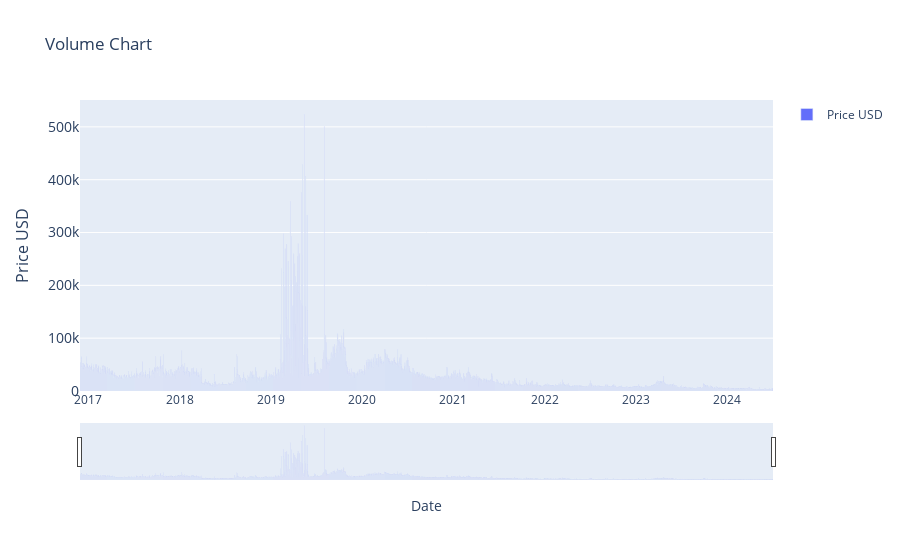

The notebook cell saved with this chart:
### Markdown cell above
### historic_volume

### Code cell
# > Volume Indicatior (1)

import plotly.graph_objects as go
import pandas as pd
from ipywidgets import interact, DatePicker
import numpy as np

df = current_item.copy()


start_date_picker = DatePicker(description='Start Date', value=START_DATE)
end_date_picker = DatePicker(description='End Date', value=END_DATE)


interact(lambda start_date, end_date: plot_historic_volume(df,  start_date, end_date),
         start_date=start_date_picker, end_date=end_date_picker)

### Figure 1 — Plotly figure (JSON) as saved in the notebook; plotly's stock layout.template omitted (floating-point values rounded to 4 significant figures; data arrays with more than 128 entries replaced by an {"elided": "..."} marker saying what was removed)
{"data": [{"name": "Price USD", "type": "bar", "x": {"elided": "2773 str values"}, "y": {"elided": "2773 int values"}}], "layout": {"showlegend": true, "title": {"text": "Volume Chart"}, "xaxis": {"rangeslider": {"visible": true}, "title": {"text": "Date"}, "type": "date"}, "yaxis": {"tickfont": {"size": 14}, "title": {"font": {"size": 16}, "text": "Price USD"}}}}
